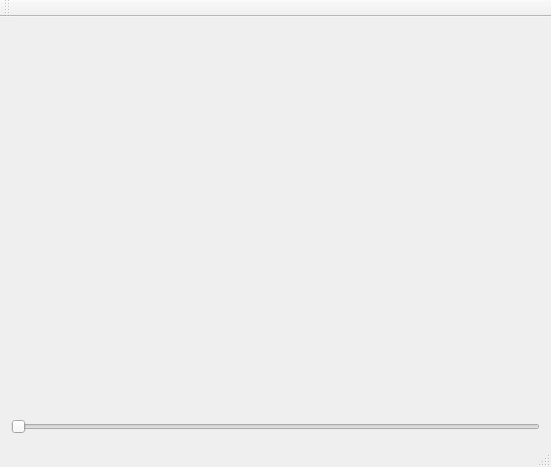
<?xml version="1.0" encoding="UTF-8"?>
<ui version="4.0">
 <class>MainWindow</class>
 <widget class="QMainWindow" name="MainWindow">
  <property name="geometry">
   <rect>
    <x>0</x>
    <y>0</y>
    <width>551</width>
    <height>467</height>
   </rect>
  </property>
  <property name="windowTitle">
   <string>MainWindow</string>
  </property>
  <widget class="QWidget" name="centralWidget">
   <layout class="QVBoxLayout" name="verticalLayout">
    <item>
     <widget class="voronoi" name="widget" native="true"/>
    </item>
    <item>
     <widget class="QSlider" name="horizontalSlider">
      <property name="minimum">
       <number>1</number>
      </property>
      <property name="maximum">
       <number>1000</number>
      </property>
      <property name="orientation">
       <enum>Qt::Horizontal</enum>
      </property>
     </widget>
    </item>
   </layout>
  </widget>
  <widget class="QMenuBar" name="menuBar">
   <property name="geometry">
    <rect>
     <x>0</x>
     <y>0</y>
     <width>551</width>
     <height>21</height>
    </rect>
   </property>
  </widget>
  <widget class="QToolBar" name="mainToolBar">
   <attribute name="toolBarArea">
    <enum>TopToolBarArea</enum>
   </attribute>
   <attribute name="toolBarBreak">
    <bool>false</bool>
   </attribute>
  </widget>
  <widget class="QStatusBar" name="statusBar"/>
 </widget>
 <layoutdefault spacing="6" margin="11"/>
 <customwidgets>
  <customwidget>
   <class>voronoi</class>
   <extends>QWidget</extends>
   <header>voronoi.h</header>
   <container>1</container>
  </customwidget>
 </customwidgets>
 <resources/>
 <connections>
  <connection>
   <sender>horizontalSlider</sender>
   <signal>valueChanged(int)</signal>
   <receiver>MainWindow</receiver>
   <slot>resolution()</slot>
   <hints>
    <hint type="sourcelabel">
     <x>227</x>
     <y>426</y>
    </hint>
    <hint type="destinationlabel">
     <x>312</x>
     <y>443</y>
    </hint>
   </hints>
  </connection>
 </connections>
 <slots>
  <slot>resolution()</slot>
 </slots>
</ui>
